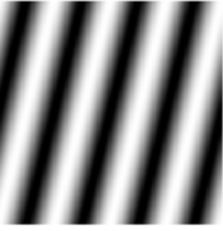
#> input picture cosine.JPG, 223 x 231 px, found by its file name
$ python 23.ButterWorth.py
#> lines starting #> are read from the running program, lines starting #| are printed output that depends on the picture

import cv2
import numpy as np
import matplotlib.pyplot as plt

f=cv2.imread('cosine.jpg',0)
#> f is the input picture: shape (231, 223); min 0, max 255, mean 139.2

F=np.fft.fft2(f)
Fshift=np.fft.fftshift(F)
plt.imshow(np.log1p(np.abs(Fshift)),cmap='gray')
plt.axis('off')
plt.show()
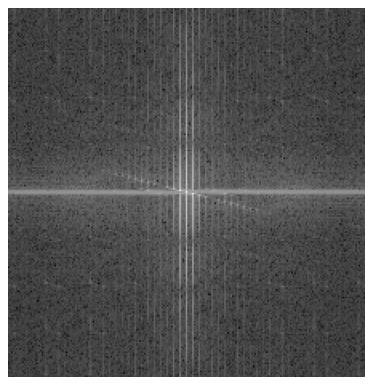
#> figure drawn by matplotlib, 1 panel

#ButterWorth Low Pass Filter

M,N=f.shape
#> M = 231; N = 223
H=np.zeros((M,N),dtype=np.float32)
D0=10#cutoff frequency
n=10 #order
for u in range(M):
    for v in range(N):
        D = np.sqrt((u-M/2)**2+(v-N/2)**2)
        H[u,v]=1/(1+(D/D0)**n)
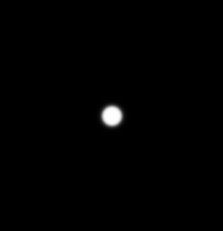
#> H: shape (231, 223) float32; min 8.79e-13, max 1, mean 0.00652

plt.imshow(H,cmap='gray')
plt.axis('off')
plt.show()

#frequency domain image filters
Gshift=Fshift * H
G=np.fft.ifftshift(Gshift)
g=np.abs(np.fft.ifft2(G))
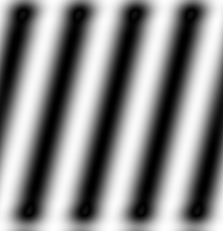
#> g: shape (231, 223) float64; min 0.00913, max 259, mean 139.4; drawn with min black and max white

plt.imshow(g,cmap='gray')
plt.axis('off')
plt.show()

#ButterWorth High Pass Filter
HPF=np.zeros((M,N),dtype=np.float32)
D0=10#cutoff frequency
n=1 #order
for u in range(M):
    for v in range(N):
        D = np.sqrt((u-M/2)**2+(v-N/2)**2)
        HPF[u,v]=1/(1+(D0/D)**n)
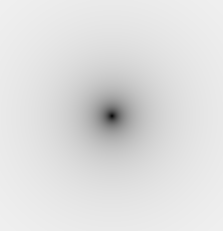
#> HPF: shape (231, 223) float32; min 0.066, max 0.941, mean 0.877

plt.imshow(HPF,cmap='gray')
plt.axis('off')
plt.show()

#frequency domain image filters
Gshift=Fshift * HPF
G=np.fft.ifftshift(Gshift)
g=np.abs(np.fft.ifft2(G))
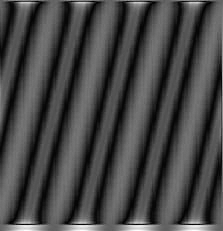
#> g: shape (231, 223) float64; min 1.41, max 92.52, mean 26.5; drawn with min black and max white

plt.imshow(g,cmap='gray')
plt.axis('off')
plt.show()

$ run again, with Chessboard.JPG copied over cosine.JPG
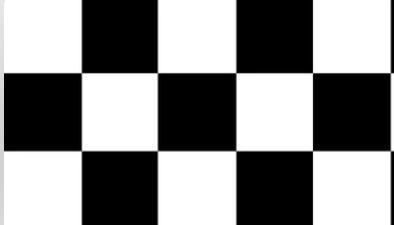
#> input picture Chessboard.JPG, 394 x 225 px, found by its file name
#> f is the input picture: shape (225, 394); min 0, max 255, mean 136.2
#> after the loop `for u in range(M):`:
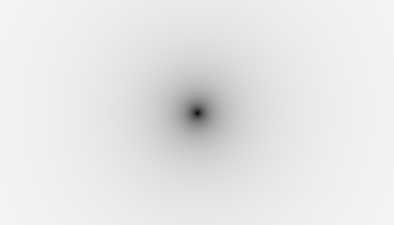
#> HPF: shape (225, 394) float32; min 0.0476, max 0.958, mean 0.904
#> `g=np.abs(np.fft.ifft2(G))`:
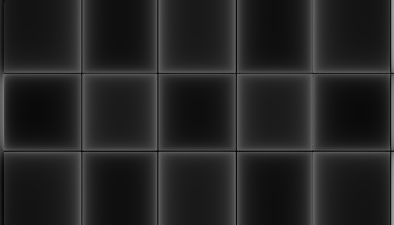
#> g: shape (225, 394) float64; min 0.425, max 160.5, mean 36.7

$ run again, with horse.JPG copied over cosine.JPG
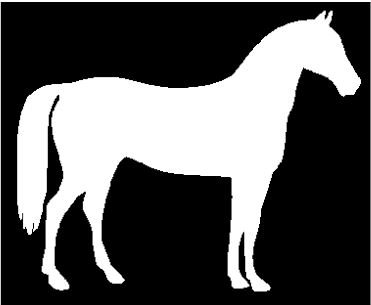
#> input picture horse.JPG, 371 x 305 px, found by its file name
#> f is the input picture: shape (305, 371); min 0, max 255, mean 87
#> after the loop `for u in range(M):`:
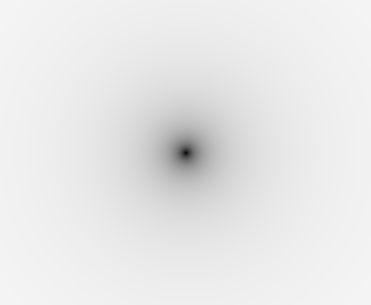
#> HPF: shape (305, 371) float32; min 0.066, max 0.96, mean 0.912
#> `g=np.abs(np.fft.ifft2(G))`:
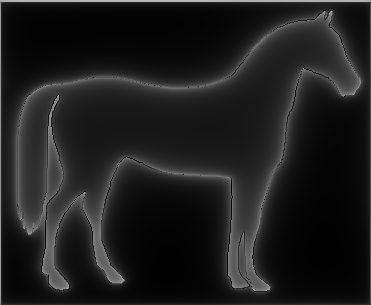
#> g: shape (305, 371) float64; min 0.275, max 184.8, mean 30.7
